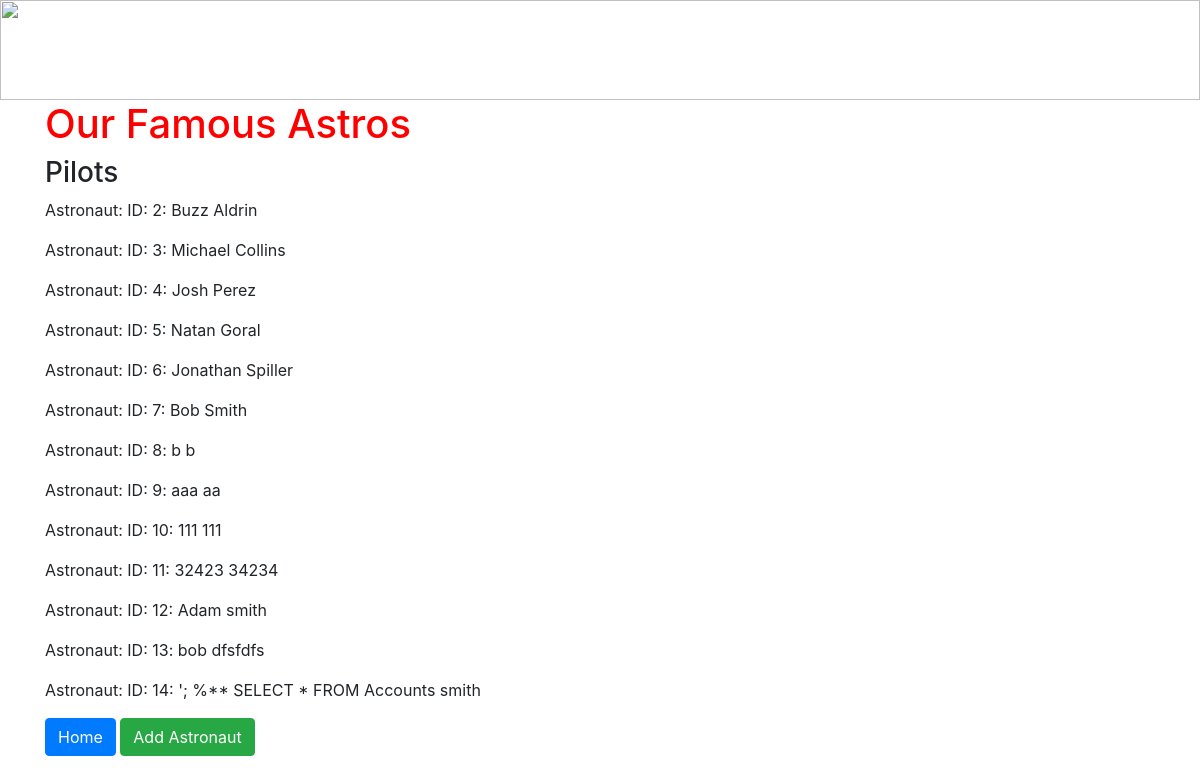
Page /astros/ on the committed database.
### missions/models.py (models this page shows, shortened)
class Astro(models.Model):
    first_name = models.CharField(max_length=20)
    last_name = models.CharField(max_length=20)
    age = models.IntegerField(default=30)
    rank = models.CharField(max_length=20)
    def __str__(self):
        return f"Astronaut: ID: {self.id}: {self.first_name} {self.last_name}"

### missions/views.py (the view)
# urls.py: path('astros/', views.astronauts, name='astronauts'),
def astronauts(request):
    return render(request, 'astronauts.html', {'astronauts': Astro.objects.all()})

### missions/templates/astronauts.html (shortened to what this page needs)
{% extends 'base.html' %}
{% block content %}
    <h1>Our Famous Astros</h1>
    {% if astronauts %}
        <h3>Pilots</h3>
        {% for astro in astronauts %}
        <p>
            {{astro}}
        </p>
        {% endfor %}
    {% endif %}
    <a class="btn btn-primary" href="{% url 'home' %}">Home</a>
    <a class="btn btn-success" href="{% url 'add-astronaut' %}">Add Astronaut</a>
{% endblock %}

### missions/templates/base.html (shortened to what this page needs)
{% load static %}
<!DOCTYPE html>
<html>
<head>
    <link rel="stylesheet" href="https://stackpath.bootstrapcdn.com/bootstrap/4.5.2/css/bootstrap.min.css">
    <link rel="stylesheet" href="{% static 'css/style.css' %}">
</head>
<body>
    <img src="https://i.imgur.com/pkIJHAE.png" alt="" height=100px width=100%>
    <div class="container">
        {% block content %}
        {% endblock %}
    </div>
</body>
</html>

### missions/static/css/style.css (style rules this page uses)
h1 { color: red; }

### rows in the picture
Astro: id+first_name+last_name "Astronaut: ID: 2: Buzz Aldrin"
Astro: id+first_name+last_name "Astronaut: ID: 3: Michael Collins"
Astro: id+first_name+last_name "Astronaut: ID: 4: Josh Perez"
Astro: id+first_name+last_name "Astronaut: ID: 5: Natan Goral"
Astro: id+first_name+last_name "Astronaut: ID: 6: Jonathan Spiller"
Astro: id+first_name+last_name "Astronaut: ID: 7: Bob Smith"
Astro: id+first_name+last_name "Astronaut: ID: 8: b b"
Astro: id+first_name+last_name "Astronaut: ID: 9: aaa aa"
Astro: id+first_name+last_name "Astronaut: ID: 10: 111 111"
Astro: id+first_name+last_name "Astronaut: ID: 11: 32423 34234"
Astro: id+first_name+last_name "Astronaut: ID: 12: Adam smith"
Astro: id+first_name+last_name "Astronaut: ID: 13: bob dfsfdfs"
Astro: id+first_name+last_name "Astronaut: ID: 14: '; %** SELECT * FROM Accounts smith"
